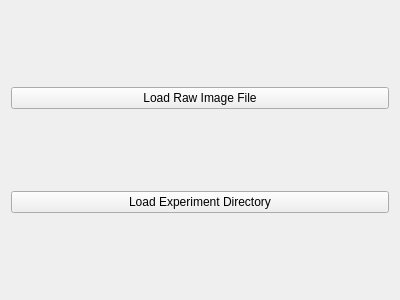
<?xml version="1.0" encoding="UTF-8"?>
<ui version="4.0">
 <class>Form</class>
 <widget class="QWidget" name="Form">
  <property name="geometry">
   <rect>
    <x>0</x>
    <y>0</y>
    <width>400</width>
    <height>300</height>
   </rect>
  </property>
  <property name="windowTitle">
   <string>Form</string>
  </property>
  <layout class="QGridLayout" name="gridLayout">
   <item row="1" column="0">
    <widget class="QPushButton" name="pushButton_2">
     <property name="text">
      <string>Load Experiment Directory</string>
     </property>
    </widget>
   </item>
   <item row="0" column="0">
    <widget class="QPushButton" name="pushButton">
     <property name="text">
      <string>Load Raw Image File</string>
     </property>
    </widget>
   </item>
  </layout>
 </widget>
 <resources/>
 <connections/>
</ui>
